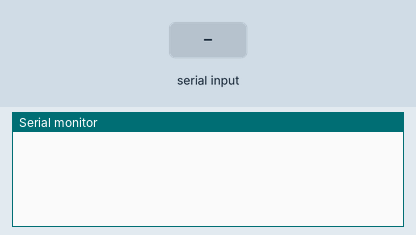
Recording of a sketch running on a simulated Arduino Uno, built with avr-gcc and run on an emulated ATmega328P. On the bench: the last lines printed to the serial monitor. The inputs (shaded band) are chosen by the test bench. Random numbers use the default seed unless the sketch sets one.

Above: at 1.2 s.
1.3 s: "90,45\n" received over the second serial link
At 2.1 s:
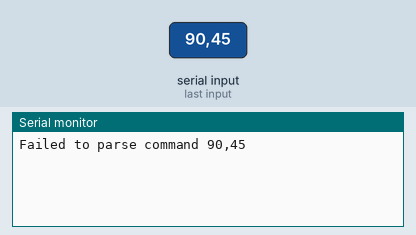
2.8 s: "0\n" received over the second serial link
At 3.3 s:
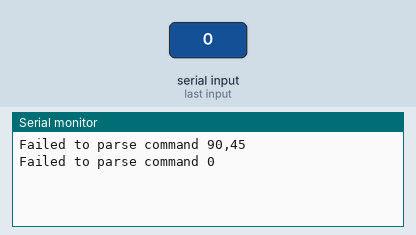
4.3 s: "B(90,45,200,10)\n" received over the second serial link
At 5.5 s:
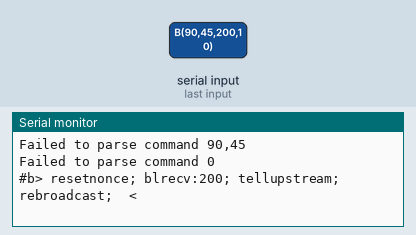
5.8 s: "B(90,45,200,10)\n" received over the second serial link
At 6.7 s:
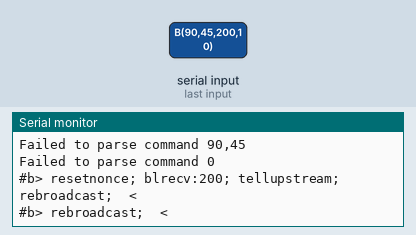

Measured:
- after the input at 1.3 s, the serial monitor: prints a new line at once (image 1)
- after the input at 2.8 s, the serial monitor: prints a new line at once (image 2)
- after the input at 4.3 s, the serial monitor: prints a new line at once (image 3)
- after the input at 5.8 s, the serial monitor: prints a new line after 0.10 s (image 4)

The sketch:

Receiver2.ino
```cpp
#include <SoftwareSerial.h>

struct EdgeConnection {
  int srcPort;
  int srcBoardID;
  int connPort;
  int connBoardLevel;
  int connBoardID;
  int connPayloadID;
};

const int maxConnections = 100;  // Maximum number of connections to store
EdgeConnection connections[maxConnections];
int connectionCount = 0;

#define MYPORT1_TX 19
#define MYPORT1_RX 21
#define MYPORT2_TX 22
#define MYPORT2_RX 23
#define MYPORT3_TX 27
#define MYPORT3_RX 26
#define MYPORT4_TX 33
#define MYPORT4_RX 32

EspSoftwareSerial::UART myPort1;
EspSoftwareSerial::UART myPort2;
EspSoftwareSerial::UART myPort3;
EspSoftwareSerial::UART myPort4;

const int myBoardID = 4;
int myBoardLevel = -871;  // Can be overwritten later

const int myPayloadID = 871;

int upstreamPort = -871;

int myNonce = 0;

void setup() {
  Serial.begin(115200);  // Standard hardware serial port

  myPort1.begin(9600, SWSERIAL_8N1, MYPORT1_RX, MYPORT1_TX, false);
  myPort2.begin(9600, SWSERIAL_8N1, MYPORT2_RX, MYPORT2_TX, false);
  myPort3.begin(9600, SWSERIAL_8N1, MYPORT3_RX, MYPORT3_TX, false);
  myPort4.begin(9600, SWSERIAL_8N1, MYPORT4_RX, MYPORT4_TX, false);

  if (!myPort1 || !myPort2 || !myPort3 || !myPort4) {
    Serial.println("Invalid EspSoftwareSerial pin configuration, check config");
    while (1) {
      delay(1000);
    }
  }
}

void printEdgeConnections() {
  Serial.println("Edge Connections:");
  for (int i = 0; i < connectionCount; i++) {
    Serial.print("Connection ");
    Serial.print(i + 1);
    Serial.print(": ");
    Serial.print("srcPort = ");
    Serial.print(connections[i].srcPort);
    Serial.print(", srcBoardID = ");
    Serial.print(connections[i].srcBoardID);
    Serial.print(", connPort = ");
    Serial.print(connections[i].connPort);
    Serial.print(", connBoardLevel = ");
    Serial.print(connections[i].connBoardLevel);
    Serial.print(", connBoardID = ");
    Serial.print(connections[i].connBoardID);
    Serial.print(", connPayloadID = ");
    Serial.println(connections[i].connPayloadID);
  }
}

void loop() {
  // Your loop code here
  if (myBoardID == 0) {
    myNonce = random(55005511);
    connectionCount = 0;
    Serial.println("=======Begin new round=======");
    broadcast();
    delay(100);
  }

  for (int i = 0; i < 100; i++) {
    receive();
    delay(100);
  }

  if (myBoardID == 0) {
    printEdgeConnections();
    delay(100);
  }
}

void receive() {
  if (myPort1.available()) {
    String command1 = myPort1.readStringUntil('\n');
    processCommand(command1, 1);
  }

  // Check for incoming data on myPort2
  if (myPort2.available()) {
    String command2 = myPort2.readStringUntil('\n');
    processCommand(command2, 2);
  }

  if (myPort3.available()) {
    String command3 = myPort3.readStringUntil('\n');
    processCommand(command3, 3);
  }

  if (myPort4.available()) {
    String command4 = myPort4.readStringUntil('\n');
    processCommand(command4, 4);
  }
}

void processCommand(String command, int port) {
  //Serial.print("Received command on port ");
  //Serial.print(port);
  //Serial.println(": " + command);

  // Parse the command to extract integers
  int recvNonce, num1, num2, num3, num4, num5, num6;
  if (sscanf(command.c_str(), "B(%d,%d,%d,%d)", &recvNonce, &num1, &num2, &num3) == 4) {
    Serial.print("#b> ");
    processBroadcast(port, recvNonce, num1, num2, num3);
    Serial.println(" <");
  } else if (sscanf(command.c_str(), "E(%d,%d,%d,%d,%d,%d,%d)", &recvNonce, &num1, &num2, &num3, &num4, &num5, &num6) == 7) {
    Serial.print("#e> ");
    processEdge(port, recvNonce, num1, num2, num3, num4, num5, num6);
    Serial.println(" <");

  } else {
    Serial.print("Failed to parse command ");
    Serial.println(command);
  }
}

void processEdge(int fromPort, int msgNonce, int srcPort, int srcBoardID, int connPort, int connBoardLevel, int connBoardID, int connPayloadID) {
  if (msgNonce != myNonce) {
    Serial.print("stale");
    return;  // old nonce = stale message = ignore
  }
  if (srcBoardID == myBoardID) {
    // process with extra validation
    if (srcPort != fromPort) {
      Serial.print("[!!!] Actual receive port != declared port. TX&RX mixed up");
      return;
    }
  }
  if (myBoardID == 0) {
    Serial.print("OK");
    if (connectionCount < maxConnections) {
      connections[connectionCount].srcPort = srcPort;
      connections[connectionCount].srcBoardID = srcBoardID;
      connections[connectionCount].connPort = connPort;
      connections[connectionCount].connBoardLevel = connBoardLevel;
      connections[connectionCount].connBoardID = connBoardID;
      connections[connectionCount].connPayloadID = connPayloadID;
      connectionCount++;
    } else {
      Serial.print("Connection array full, cannot store more");
    }
    return;
  }
  if (srcBoardID != 0) {
    sendEdge(upstreamPort, msgNonce, srcPort, srcBoardID, connPort, connBoardLevel, connBoardID, connPayloadID);
    Serial.print("relayed");
  }
}

void sendEdge(int toPort, int msgNonce, int srcPort, int srcBoardID, int connPort, int connBoardLevel, int connBoardID, int connPayloadID) {
  // Construct the message
  if (toPort == 1) {
    myPort1.print("E(");
    myPort1.print(msgNonce);
    myPort1.print(",");
    myPort1.print(srcPort);
    myPort1.print(",");
    myPort1.print(srcBoardID);
    myPort1.print(",");
    myPort1.print(connPort);
    myPort1.print(",");
    myPort1.print(connBoardLevel);
    myPort1.print(",");
    myPort1.print(connBoardID);
    myPort1.print(",");
    myPort1.print(connPayloadID);
    myPort1.println(")");
  } else if (toPort == 2) {
    myPort2.print("E(");
    myPort2.print(msgNonce);
    myPort2.print(",");
    myPort2.print(srcPort);
    myPort2.print(",");
    myPort2.print(srcBoardID);
    myPort2.print(",");
    myPort2.print(connPort);
    myPort2.print(",");
    myPort2.print(connBoardLevel);
    myPort2.print(",");
    myPort2.print(connBoardID);
    myPort2.print(",");
    myPort2.print(connPayloadID);
    myPort2.println(")");
  } else if (toPort == 3) {
    myPort3.print("E(");
    myPort3.print(msgNonce);
    myPort3.print(",");
    myPort3.print(srcPort);
    myPort3.print(",");
    myPort3.print(srcBoardID);
    myPort3.print(",");
    myPort3.print(connPort);
    myPort3.print(",");
    myPort3.print(connBoardLevel);
    myPort3.print(",");
    myPort3.print(connBoardID);
    myPort3.print(",");
    myPort3.print(connPayloadID);
    myPort3.println(")");
  } else if (toPort == 4) {
    myPort4.print("E(");
    myPort4.print(msgNonce);
    myPort4.print(",");
    myPort4.print(srcPort);
    myPort4.print(",");
    myPort4.print(srcBoardID);
    myPort4.print(",");
    myPort4.print(connPort);
    myPort4.print(",");
    myPort4.print(connBoardLevel);
    myPort4.print(",");
    myPort4.print(connBoardID);
    myPort4.print(",");
    myPort4.print(connPayloadID);
    myPort4.println(")");
  } else {
    // Handle invalid port number if needed
  }
}

void processBroadcast(int myPort, int msgNonce, int msgPort, int msgBoardLevel, int msgID) {
  if (myBoardID != 0 && msgNonce != myNonce) {
    // reset state, forget everything that was stored;
    myBoardLevel = -871;
    upstreamPort = -871;
    Serial.print("resetnonce; ");
    myNonce = msgNonce;
  }
  if (myBoardLevel == -871) {
    myBoardLevel = msgBoardLevel;
    upstreamPort = myPort;
    Serial.print("blrecv:");
    Serial.print(msgBoardLevel);
    Serial.print("; ");
    // tell upstream about myself
    sendEdge(upstreamPort, msgNonce, msgPort, msgID, myPort, myBoardLevel, myBoardID, myPayloadID);
    Serial.print("tellupstream; ");
  }  // else do not honor the request of setting BoardLevel
  if (msgBoardLevel > myBoardLevel) {
    // do not relay broadcast from higher-level broadcast
  } else {
    Serial.print("rebroadcast; ");
    broadcast();
  }
}

void broadcast() {
  // Sending to myPort1
  myPort1.print("B(");
  myPort1.print(myNonce);
  myPort1.print(",1,");
  myPort1.print(myBoardLevel + 1);
  myPort1.print(",");
  myPort1.print(myBoardID);
  myPort1.println(")");

  // Sending to myPort2
  myPort2.print("B(");
  myPort2.print(myNonce);
  myPort2.print(",2,");
  myPort2.print(myBoardLevel + 1);
  myPort2.print(",");
  myPort2.print(myBoardID);
  myPort2.println(")");

  // Sending to myPort3
  myPort3.print("B(");
  myPort3.print(myNonce);
  myPort3.print(",3,");
  myPort3.print(myBoardLevel + 1);
  myPort3.print(",");
  myPort3.print(myBoardID);
  myPort3.println(")");

  // Sending to myPort4
  myPort4.print("B(");
  myPort4.print(myNonce);
  myPort4.print(",4,");
  myPort4.print(myBoardLevel + 1);
  myPort4.print(",");
  myPort4.print(myBoardID);
  myPort4.println(")");

  //Serial.println("Broadcast sent to both ports.");
}
```
